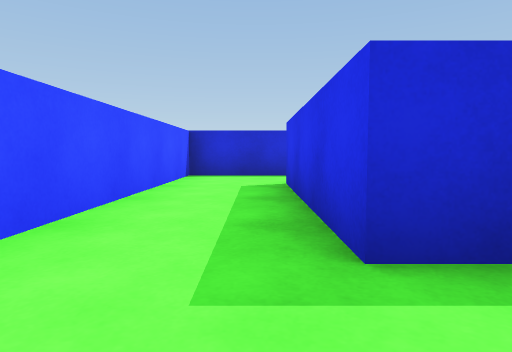
[1] (above)

19 first-person views from a walk through a scene from a Unity 3-D project. The camera is 0.51 m above the floor, tilts 4° down and sees 75° across. The floor is counted in squares, 1 m on a side. Each view is taken from the middle of a square. On the plan, view 1 faces up. The plan holds only what a view shows up to about 9 squares ahead; the rest is blank.

[2]
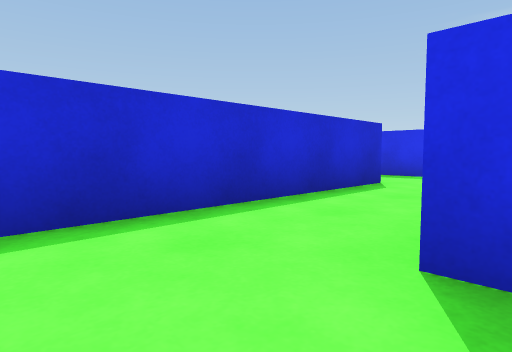

[3]
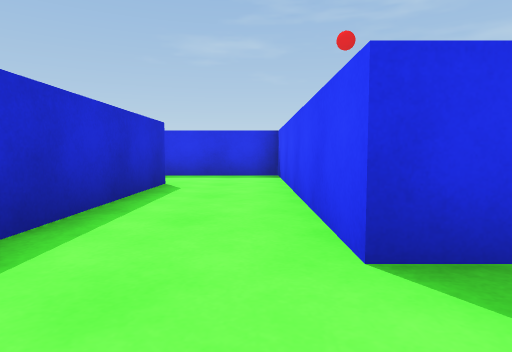

[4]
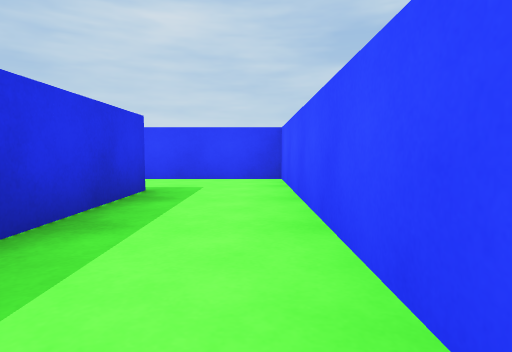

[5]
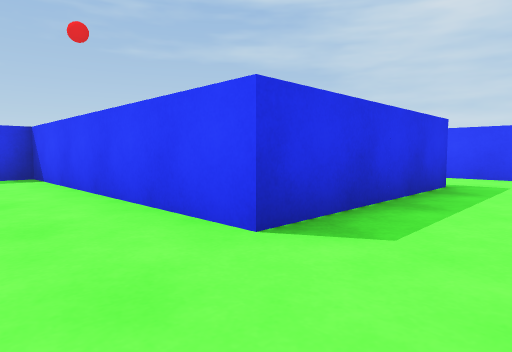

[6]
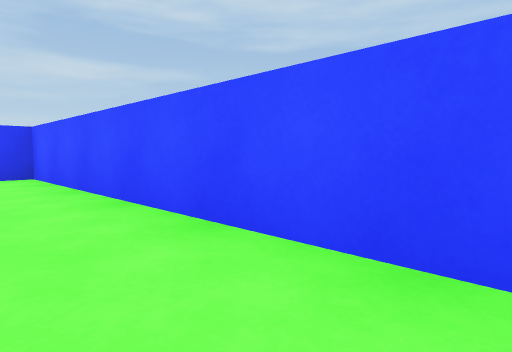

[7]
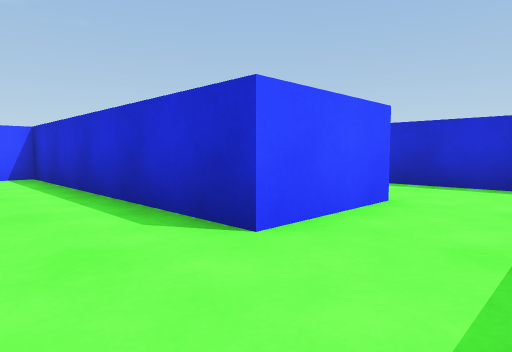

[8]
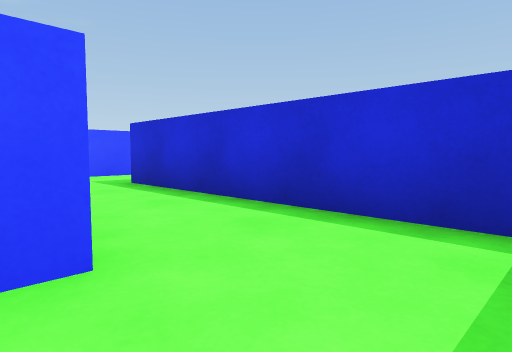

[9]
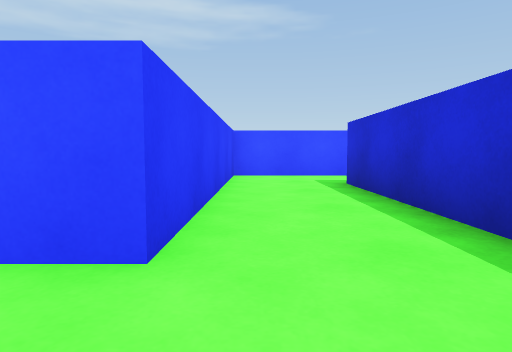

[10]
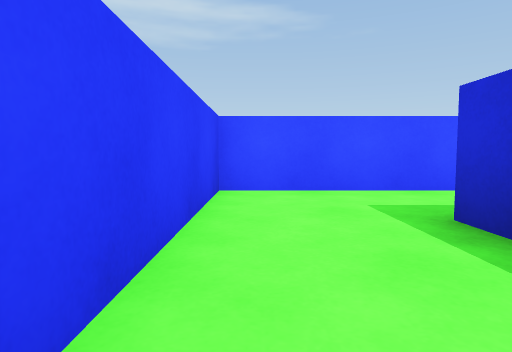

[11]
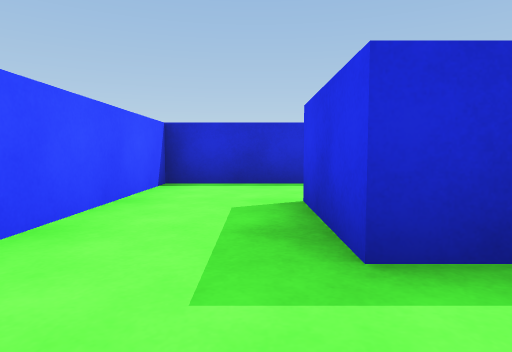

[12]
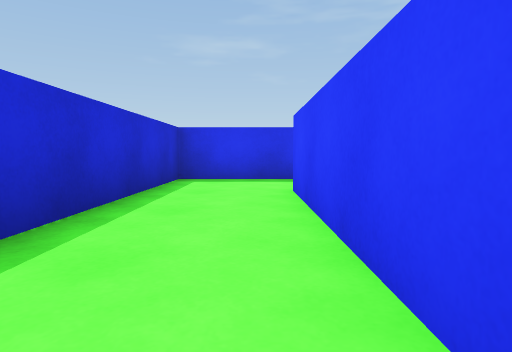

[13]
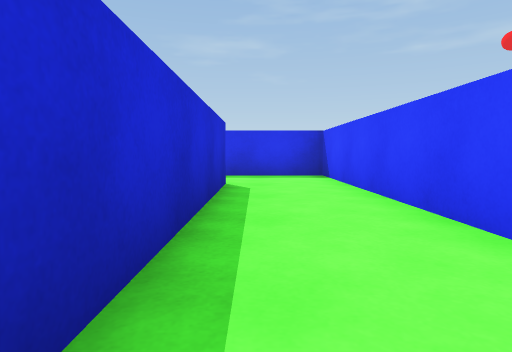

[14]
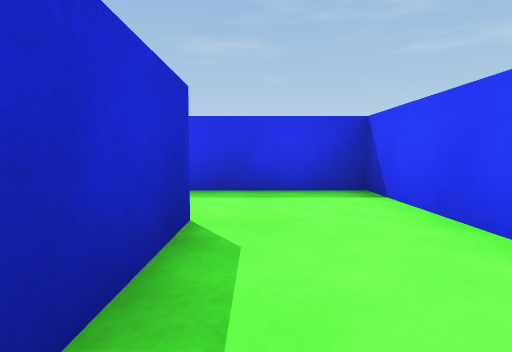

[15]
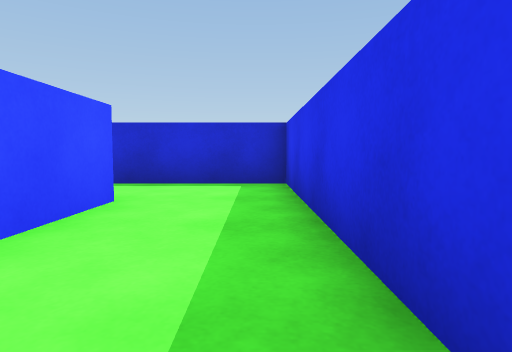

[16]
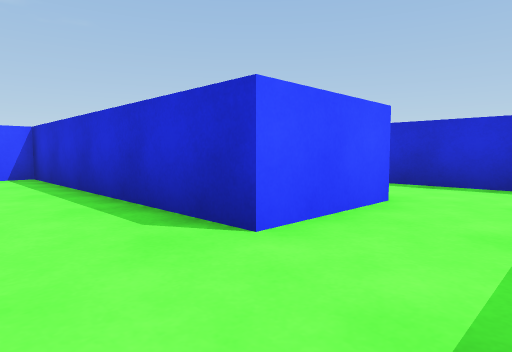

[17]
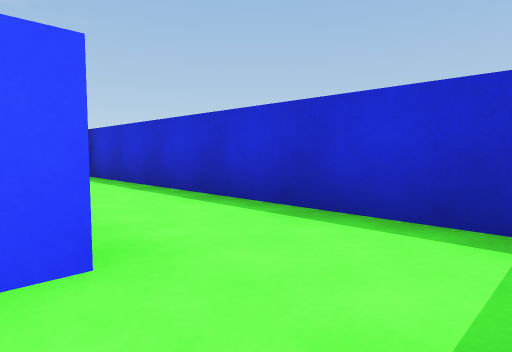

[18]
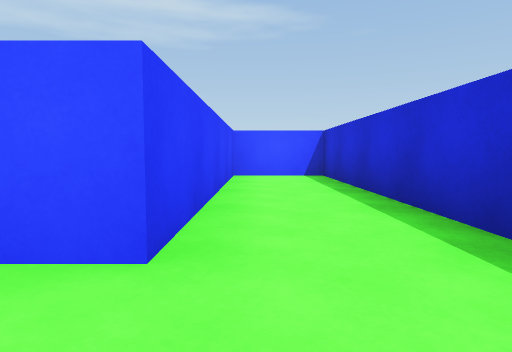

[19]
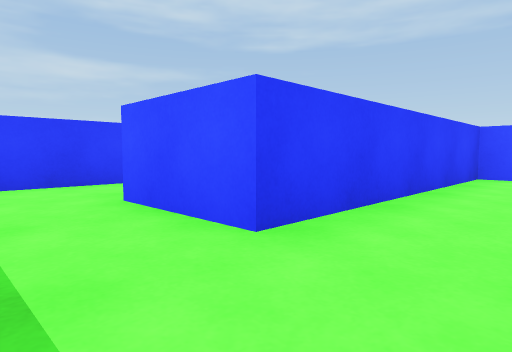

### Floor plan
Points are (right, up) in squares from view 1. A wall is a line through its corners. A room is listed if a view was taken in it or the views show most of it. See-through windows are left out.
Room 1 (views 1, 2, 3, 4, 5, 6, 7)
walls: (1.2, 1.5) (0.5, 1.5) (0.5, 5.5) (6.5, 5.5) (6.5, 7.5); (4.5, 7.5) (-1.5, 7.5) (-1.5, -0.5) (1.2, -0.5)
ways out: opening at (5.5, 8.5) to room 2; opening at (1.5, 0.5)
Room 2 (views 8, 9, 10, 11, 12)
walls: (-1.5, 13.5) (-1.5, 9.5) (4.5, 9.5) (4.5, 7.5); (6.5, 7.5) (6.5, 11.5) (0.5, 11.5) (0.5, 13.5)
ways out: opening at (5.5, 8.5) to room 1; opening at (-0.5, 12.5) to room 3
Room 3 (views 13, 14, 15, 16, 17)
walls: (0.9, 13.5) (6.5, 13.5) (6.5, 17.5); (4.5, 17.5) (4.5, 15.5) (-1.5, 15.5) (-1.5, 13.5)
ways out: opening at (-0.5, 12.5) to room 2; opening at (5.5, 16.5) to room 4
Room 4 (views 18, 19)
walls: (6.5, 17.5) (6.5, 19.5) (-1.5, 19.5) (-1.5, 17.5) (4.5, 17.5)
ways out: opening at (5.5, 16.5) to room 3

Positions as (right, up) in squares from view 1, and headings:
1: (0, 0), facing up
2: (-1, 5), facing up-right
3: (-1, 6), facing right
4: (-1, 6), facing down
5: (-1, 7), facing down-right
6: (0, 7), facing down-left
7: (6, 6), facing up-left
8: (6, 9), facing up-left
9: (6, 10), facing left
10: (3, 10), facing left
11: (0, 10), facing up
12: (0, 10), facing right
13: (-1, 15), facing right
14: (2, 15), facing right
15: (6, 14), facing up
16: (6, 14), facing up-left
17: (6, 17), facing up-left
18: (6, 18), facing left
19: (6, 19), facing down-left
